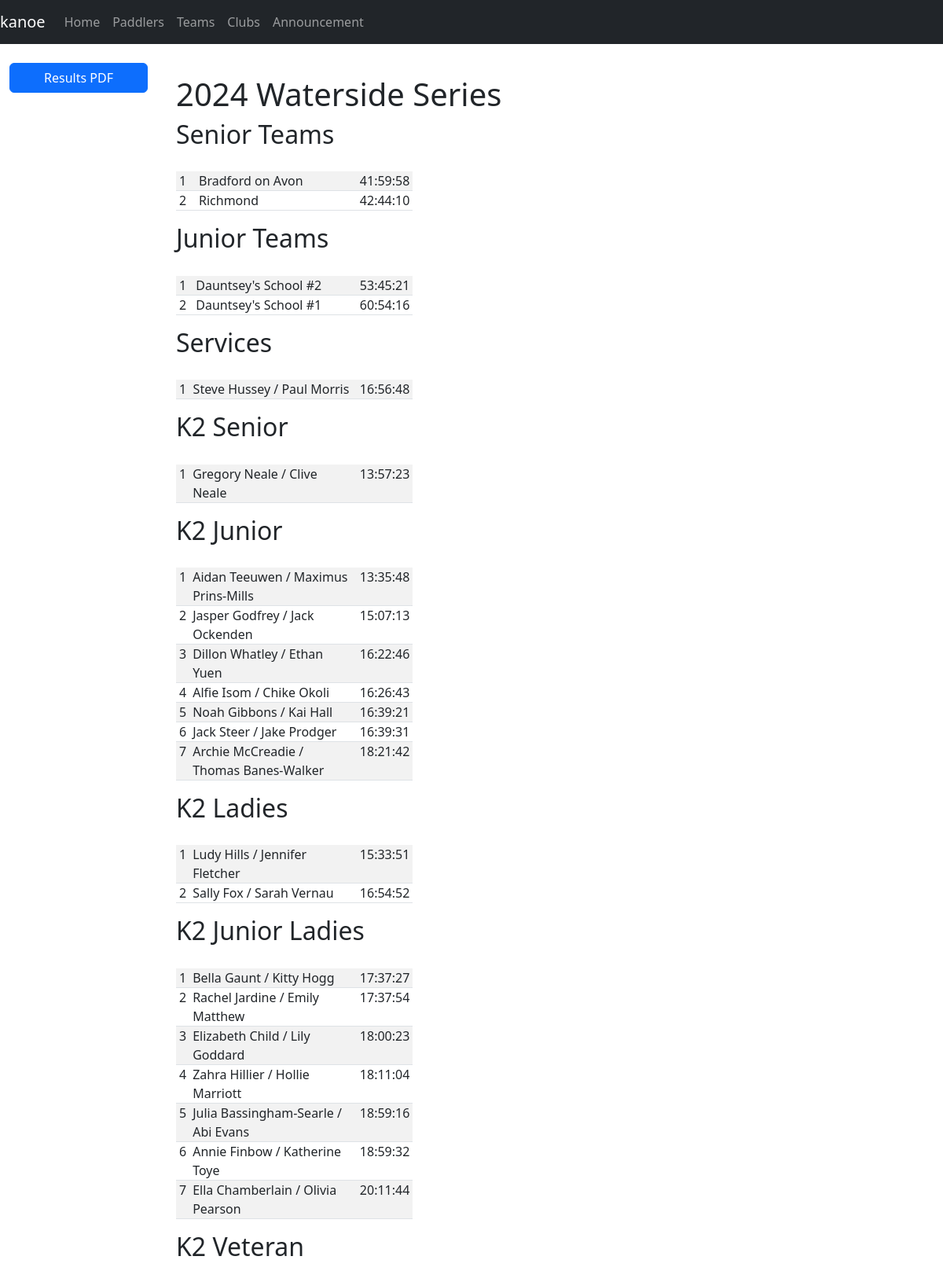
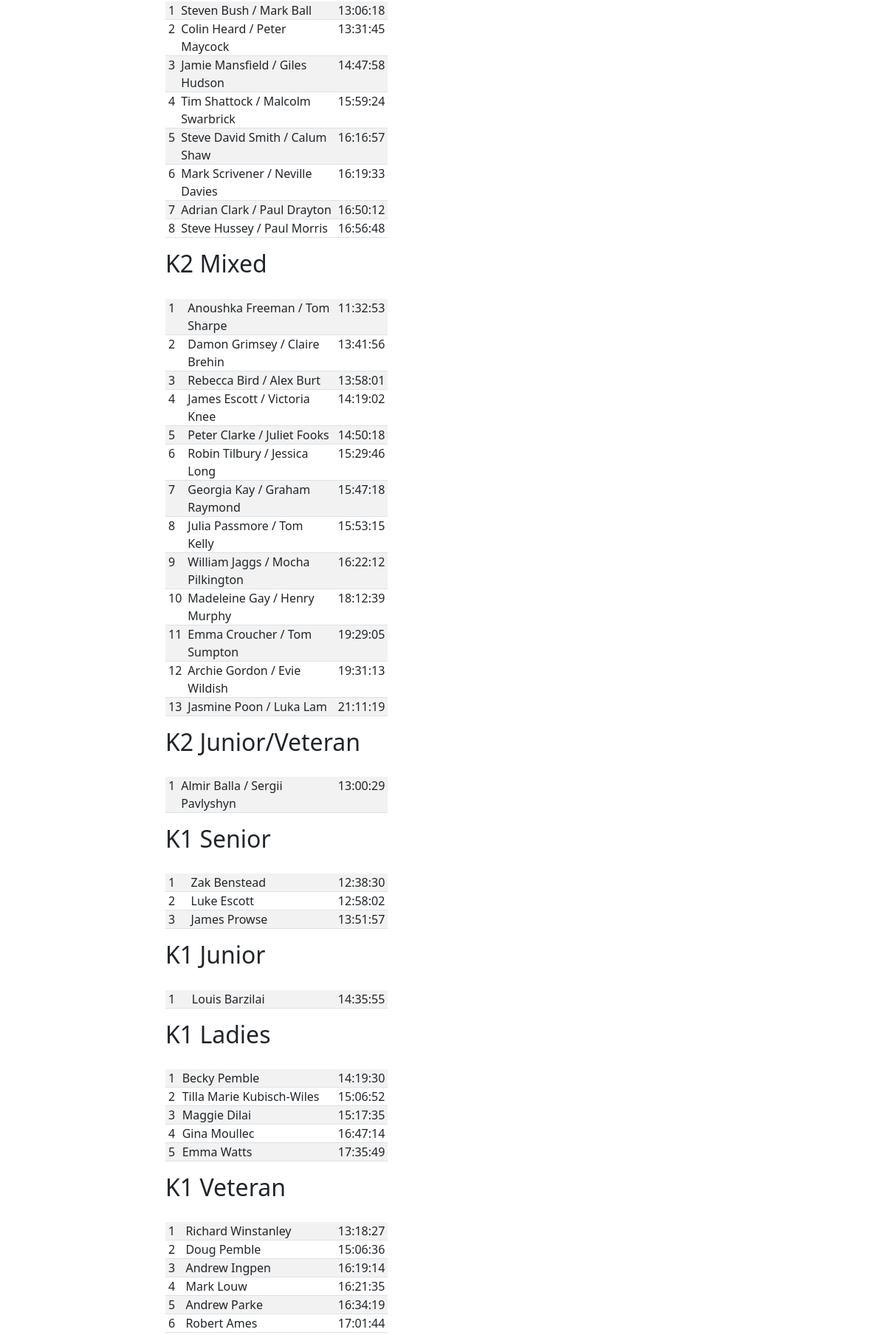
/series/2 (upper part), run on the app's committed database (2 pictures, top to bottom).
### database/database/series.py (models this page shows, shortened)
class Series(Base):
    __tablename__ = "series"
    id = Column(Integer, primary_key=True)
    name = Column(String)

### database/database/team.py (models this page shows, shortened)
class TeamType(Base):
    __tablename__ = "team_type"
    id = Column(Integer, primary_key=True)
    label = Column(String, nullable=False)

class Team(Base):
    __tablename__ = "team"
    __table_args__ = (
        UniqueConstraint("name", "series_id", name="uq_team_name_series"),
    )
    id = Column(Integer, primary_key=True)
    name = Column(String)
    team_type_id = Column(Integer, ForeignKey(TeamType.id), nullable=False)
    series_id = Column(Integer, ForeignKey(Series.id), index=True, nullable=False)
    type = relationship(TeamType, backref="teams")
    series = relationship(Series, backref="teams", lazy="joined")
    paddlers = relationship("Paddler", secondary="team_paddler", back_populates="teams")
    def __str__(self):
        return self.name

### database/database/crew.py (models this page shows, shortened)
class Crew(Base):
    __tablename__ = "crew"
    id = Column(Integer, primary_key=True)
    paddler_id = Column(Integer, ForeignKey(Paddler.id), index=True)
    club_id = Column(String(3), ForeignKey(Club.id), index=True)
    entry_id = Column(Integer, ForeignKey(Entry.id), index=True)
    services = Column(Boolean, server_default=expression.false())
    due = Column(Numeric)
    paid = Column(Numeric)
    paddler = relationship(Paddler, backref="crews", lazy="joined")
    club = relationship("Club", backref="crews", lazy="joined")
    entry = relationship(Entry, lazy="joined", overlaps="crews")

### database/database/category.py (models this page shows, shortened)
class Category(Base):
    __tablename__ = "category"
    __table_args__ = (UniqueConstraint("label", name="uq_category_label"),)
    id = Column(Integer, primary_key=True)
    label = Column(String)

### paddle/views/series.py (the view)
@blueprint.route("/series/<series_id>")
@login_required
def series(series_id):
    series, categories = series_results_category(series_id)
    _, types = series_results_team(series_id)
    _, services = series_results_services(series_id)
    return render_template(
        "series.j2",
        series=series,
        categories=categories,
        types=types,
        services=services,
    )

### database/database/age_group.py (called while the page is built)
    @property
    def abbreviation(self):
        return self.label[0]

### database/database/entry.py (called while the page is built)
def entries_get_categories(entries):
    categories = set()
    for entry in entries:
        categories.add((entry.category.id, entry.category.label))
    categories = OrderedDict(sorted(categories, key=lambda t: t[0]))
    categories = {label: [] for id, label in categories.items()}
    for entry in entries:
        categories[entry.category.label].append(entry)
    return categories

    @cached_property
    def crew_hash(self):
        paddlers = [str(crew.paddler.id) for crew in self.crews]
        paddlers = ",".join(paddlers)
        return hashlib.md5(paddlers.encode("utf-8")).hexdigest()

    @property
    def time(self):
        if self.time_start and self.time_finish:
            time_start = datetime.datetime.strptime(self.time_start, "%H:%M:%S")
            time_finish = datetime.datetime.strptime(self.time_finish, "%H:%M:%S")
            return (
                time_finish
                - time_start
                + datetime.timedelta(seconds=(self.time_adjustment or 0))
            )
        else:
            return None

    @property
    def team(self):
        teams = [
            team
            for crew in self.crews
            for team in crew.paddler.teams
            if self.race.series_id == team.series_id
        ]
        unique = list(set(teams))
        if len(unique) == 1 and len(teams) == len(self.crews):
            return teams[0]
        else:
            return None

    @property
    def services(self):
        services = [crew.services for crew in self.crews]
        return len(services) > 0 and all(services)

### database/database/paddler.py (called while the page is built)
def combine_names(first, middle, last):
    name = [first, middle, last]
    name = list(filter(lambda item: item is not None, name))
    name = " ".join(name)
    name = name.strip()
    return name

    @hybrid_property
    def name(self):
        return combine_names(self.first, self.middle, self.last)

### database/database/race.py (called while the page is built)
    @property
    def past(self):
        return datetime.today().date() >= self.date

### paddle/templates/series.j2 (shortened to what this page needs)
{% extends "base-fluid.j2" %}
{% from "macros.j2" import race_card %}
{% block content %}
<h1>{{ series.name }} Series</h1>
{% for type, teams in types.items() %}
<h2>{{ type }} Teams</h2>
<div class="row">
    <div class="col-md-4">
        <table class="table table-sm table-striped">
            <tbody>
                {% for team, time in teams.items() %}
                <tr>
                    <td>{{ loop.index }}</td>
                    <td>{{ team }}</td>
                    <td style="width: 20%; text-align: right;">{{ time | timedelta_hours }}</td>
                </tr>
                {% endfor %}
            </tbody>
        </table>
    </div>
</div>
{% endfor %}
<h2>Services</h2>
<div class="row">
    <div class="col-md-4">
        <table class="table table-sm table-striped">
            <tbody>
                {% for set in services %}
                <tr>
                    <td>{{ loop.index }}</td>
                    <td>{{ set.name }}</td>
                    <td style="width: 20%; text-align: right;">{{ set.time }}</td>
                </tr>
                {% endfor %}
            </tbody>
        </table>
    </div>
</div>
{% for category, sets in categories.items() %}
<h2>{{ category }}</h2>
<div class="row">
    <div class="col-md-4">
        <table class="table table-sm table-striped">
            <tbody>
                {% for set in sets %}
                <tr>
                    <td>{{ loop.index }}</td>
                    <td>{{ set.name }}</td>
                    <td style="width: 20%; text-align: right;">{{ set.time }}</td>
                </tr>
                {% endfor %}
            </tbody>
        </table>
    </div>
</div>
{% endfor %}
{% endblock %}
{% block sidebar %}
{% include 'sidebar-series.j2' %}
{% endblock %}

### paddle/static/css/styles.css (style rules this page uses)
:root { --colour-yellow: #fed00c; --colour-yellow-muted: #ffe269; }
body { padding-top: 60px; }
.row > * { margin-top: 20px; }
.table-sm > :not(caption) > * > * { padding-top: 0; padding-bottom: 0; }

### data on the page
Series: name "2024 Waterside"
TeamType: label "Senior"
Team: name "Bradford on Avon", time "41:59:58"
Team: name "Richmond", time "42:44:10"
TeamType: label "Junior"
Team: name "Dauntsey's School #2", time "53:45:21"
Team: name "Dauntsey's School #1", time "60:54:16"
Crew: label "K2 Senior", name "Gregory Neale / Clive Neale", time "13:57:23"
Crew: label "K2 Junior", name "Aidan Teeuwen / Maximus Prins-Mills" "Jasper Godfrey / Jack Ockenden" "Dillon Whatley / Ethan Yuen" "Alfie Isom / Chike Okoli" "Noah Gibbons / Kai Hall" "Jack Steer / Jake Prodger" "Archie McCreadie / Thomas Banes-Walker", time "13:35:48" "15:07:13" "16:22:46" "16:26:43" "16:39:21" "16:39:31" "18:21:42"
Crew: label "K2 Ladies", name "Ludy Hills / Jennifer Fletcher" "Sally Fox / Sarah Vernau", time "15:33:51" "16:54:52"
Crew: label "K2 Junior Ladies", name "Bella Gaunt / Kitty Hogg" "Rachel Jardine / Emily Matthew" "Elizabeth Child / Lily Goddard" "Zahra Hillier / Hollie Marriott" "Julia Bassingham-Searle / Abi Evans" "Annie Finbow / Katherine Toye" "Ella Chamberlain / Olivia Pearson", time "17:37:27" "17:37:54" "18:00:23" "18:11:04" "18:59:16" "18:59:32" "20:11:44"
Crew: label "K2 Veteran", name "Steven Bush / Mark Ball" "Colin Heard / Peter Maycock" "Jamie Mansfield / Giles Hudson" "Tim Shattock / Malcolm Swarbrick" "Steve David Smith / Calum Shaw" "Mark Scrivener / Neville Davies" "Adrian Clark / Paul Drayton" "Steve Hussey / Paul Morris", time "13:06:18" "13:31:45" "14:47:58" "15:59:24" "16:16:57" "16:19:33" "16:50:12" "16:56:48"
Crew: label "K2 Mixed", name "Anoushka Freeman / Tom Sharpe" "Damon Grimsey / Claire Brehin" "Rebecca Bird / Alex Burt" "James Escott / Victoria Knee" "Peter Clarke / Juliet Fooks" "Robin Tilbury / Jessica Long" "Georgia Kay / Graham Raymond" "Julia Passmore / Tom Kelly" "William Jaggs / Mocha Pilkington" "Madeleine Gay / Henry Murphy" "Emma Croucher / Tom Sumpton" "Archie Gordon / Evie Wildish" "Jasmine Poon / Luka Lam", time "11:32:53" "13:41:56" "13:58:01" "14:19:02" "14:50:18" "15:29:46" "15:47:18" "15:53:15" "16:22:12" "18:12:39" "19:29:05" "19:31:13" "21:11:19", name "Louis Barzilai", time "14:35:55", name "Mark Louw", time "16:21:35", name "Andrew Parke", time "16:34:19", name "Robert Ames", time "17:01:44"
Crew: label "K2 Junior/Veteran", name "Almir Balla / Sergii Pavlyshyn", time "13:00:29"
Crew: label "K1 Senior"
Crew: name "Zak Benstead", time "12:38:30"
Crew: name "Luke Escott", time "12:58:02"
Crew: name "James Prowse", time "13:51:57"
Crew: label "K1 Junior", name "Maggie Dilai", time "15:17:35"
Crew: label "K1 Ladies"
Crew: name "Becky Pemble", time "14:19:30", name "Doug Pemble", time "15:06:36"
Crew: name "Tilla Marie Kubisch-Wiles", time "15:06:52"
Crew: name "Gina Moullec", time "16:47:14"
Crew: name "Emma Watts", time "17:35:49"
Crew: label "K1 Veteran"
Crew: name "Richard Winstanley", time "13:18:27"
Crew: name "Andrew Ingpen", time "16:19:14"

### other printed values
{{ set.name }} "Steve Hussey / Paul Morris"
{{ set.time }} "16:56:48"
